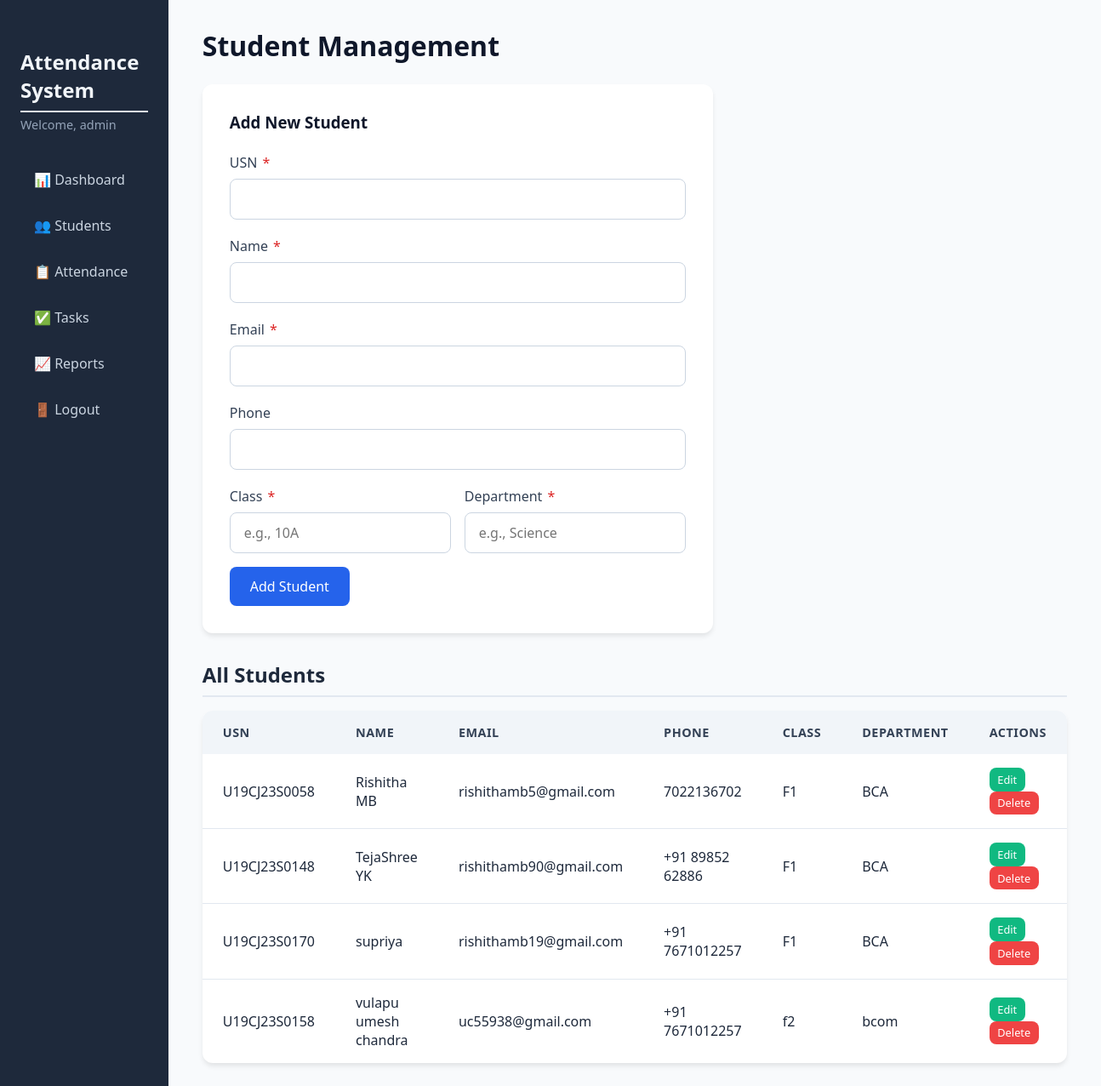
/students (signed in), run on the app's committed database.
### tables this page shows
CREATE TABLE students (
                id INTEGER PRIMARY KEY AUTOINCREMENT,
                usn TEXT UNIQUE NOT NULL,
                name TEXT NOT NULL,
                email TEXT UNIQUE NOT NULL,
                phone TEXT,
                class TEXT NOT NULL,
                department TEXT NOT NULL
            );

### app.py (the view)
@app.route('/students')
@login_required
def students():
    db = get_db()
    students_list = db.execute('''
        SELECT * FROM students ORDER BY class, department, name
    ''').fetchall()
    classes, departments = get_class_department_options()
    return render_template('students.html', students=students_list,
                           classes=classes, departments=departments)

### app.py (called while the page is built)
def get_db():
    db = getattr(g, '_database', None)
    if db is None:
        db = g._database = sqlite3.connect(DATABASE)
        db.row_factory = sqlite3.Row
    return db

@app.teardown_appcontext
def close_connection(exception):
    db = getattr(g, '_database', None)
    if db is not None:
        db.close()

def login_required(f):
    @wraps(f)
    def decorated_function(*args, **kwargs):
        if 'admin_id' not in session:
            flash('Please log in to access this page.', 'warning')
            return redirect(url_for('login'))
        return f(*args, **kwargs)
    return decorated_function

def get_class_department_options():
    db = get_db()
    classes = db.execute("SELECT DISTINCT class FROM students ORDER BY class").fetchall()
    departments = db.execute("SELECT DISTINCT department FROM students ORDER BY department").fetchall()
    return [c['class'] for c in classes], [d['department'] for d in departments]

### templates/students.html (shortened to what this page needs)
{% extends "base.html" %}
{% block content %}
<h1>Student Management</h1>
<div class="form-card">
    <h3>Add New Student</h3>
    <form method="POST" action="{{ url_for('add_student') }}">
        <div class="form-group">
            <label for="usn">USN <span class="required">*</span></label>
            <input type="text" id="usn" name="usn" required>
        </div>
        <div class="form-group">
            <label for="name">Name <span class="required">*</span></label>
            <input type="text" id="name" name="name" required>
        </div>
        <div class="form-group">
            <label for="email">Email <span class="required">*</span></label>
            <input type="email" id="email" name="email" required>
        </div>
        <div class="form-group">
            <label for="phone">Phone</label>
            <input type="tel" id="phone" name="phone">
        </div>
        <div class="form-row">
            <div class="form-group half">
                <label for="class">Class <span class="required">*</span></label>
                <input type="text" id="class" name="class" required placeholder="e.g., 10A">
            </div>
            <div class="form-group half">
                <label for="department">Department <span class="required">*</span></label>
                <input type="text" id="department" name="department" required placeholder="e.g., Science">
            </div>
        </div>
        <button type="submit" class="btn btn-primary">Add Student</button>
    </form>
</div>
<h2>All Students</h2>
<div class="table-responsive">
    <table class="table">
        <thead>
            <tr>
                <th>USN</th>
                <th>Name</th>
                <th>Email</th>
                <th>Phone</th>
                <th>Class</th>
                <th>Department</th>
                <th>Actions</th>
            </tr>
        </thead>
        <tbody>
            {% for student in students %}
            <tr>
                <td>{{ student.usn }}</td>
                <td>{{ student.name }}</td>
                <td>{{ student.email }}</td>
                <td>{{ student.phone or '-' }}</td>
                <td>{{ student.class }}</td>
                <td>{{ student.department }}</td>
                <td>
                    <button class="btn btn-sm btn-edit"
                        onclick='openEditModal({{ student.id }}, {{ student.usn|tojson }}, {{ student.name|tojson }}, {{ student.email|tojson }}, {{ student.phone|tojson }}, {{ student.class|tojson }}, {{ student.department|tojson }})'>
                        Edit
                    </button>
                    <form method="POST" action="{{ url_for('delete_student', id=student.id) }}" style="display:inline;"
                        onsubmit="return confirm('Delete this student? All attendance and task records will also be deleted.');">
                        <button type="submit" class="btn btn-sm btn-delete">Delete</button>
                    </form>
                </td>
            </tr>
            {% else %}
            <tr>
                <td colspan="7">No students added yet.</td>
            </tr>
            {% endfor %}
        </tbody>
    </table>
</div>
{% endblock %}

### static/css/style.css (style rules this page uses)
* { margin: 0; padding: 0; box-sizing: border-box; font-family: 'Segoe UI', Tahoma, Geneva, Verdana, sans-serif; }
body { background: #f4f7fc; }
h1 { font-size: 2rem; margin-bottom: 1.5rem; color: #0f172a; font-weight: 600; }
h2 { font-size: 1.5rem; margin: 2rem 0 1rem; color: #1e293b; border-bottom: 2px solid #e2e8f0; padding-bottom: 0.5rem; }
.table { width: 100%; background: white; border-radius: 12px; overflow: hidden; box-shadow: 0 4px 6px -1px rgba(0,0,0,0.1); border-collapse: collapse; }
.table thead { background: #f1f5f9; }
.table th { text-align: left; padding: 1rem 1.5rem; font-weight: 600; color: #334155; font-size: 0.9rem; text-transform: uppercase; letter-spacing: 0.5px; }
.table td { padding: 1rem 1.5rem; border-bottom: 1px solid #e2e8f0; color: #1e293b; }
.table tbody tr:last-child td { border-bottom: none; }
.form-card { background: white; padding: 2rem; border-radius: 12px; box-shadow: 0 4px 6px -1px rgba(0,0,0,0.1); margin-bottom: 2rem; max-width: 600px; }
.form-card h3 { margin-bottom: 1.5rem; color: #0f172a; }
.form-group { margin-bottom: 1.25rem; }
.form-group label { display: block; margin-bottom: 0.5rem; font-weight: 500; color: #334155; }
.form-group input, .form-group select, .form-group textarea { width: 100%; padding: 0.75rem 1rem; border: 1px solid #cbd5e1; border-radius: 8px; font-size: 1rem; transition: border 0.2s, box-shadow 0.2s; }
.btn { display: inline-block; padding: 0.75rem 1.5rem; border: none; border-radius: 8px; font-size: 1rem; font-weight: 500; cursor: pointer; transition: background 0.2s, transform 0.1s; text-decoration: none; }
.btn-primary { background: #2563eb; color: white; }
.btn-delete { background: #ef4444; color: white; padding: 0.4rem 0.8rem; font-size: 0.85rem; }
.btn-edit { background: #10b981; color: white; padding: 0.4rem 0.8rem; font-size: 0.85rem; margin-right: 0.3rem; }
.btn-sm { padding: 0.3rem 0.6rem; font-size: 0.8rem; }
.required { color: #dc2626; margin-left: 2px; }
.form-row { display: flex; gap: 1rem; margin-bottom: 1rem; }
.form-row .form-group { flex: 1; margin-bottom: 0; }

### data on the page
students: usn "U19CJ23S0058", name "Rishitha MB", email "rishithamb5@gmail.com", phone "7022136702", class "F1", department "BCA"
students: usn "U19CJ23S0148", name "TejaShree YK", email "rishithamb90@gmail.com", phone "+91 89852 62886", class "F1", department "BCA"
students: usn "U19CJ23S0170", name "supriya", email "rishithamb19@gmail.com", phone "+91 7671012257", class "F1", department "BCA"
students: usn "U19CJ23S0158", name "vulapu umesh chandra", email "uc55938@gmail.com", phone "+91 7671012257", class "f2", department "bcom"

### other printed values
{{ session.admin_username }} "admin"
